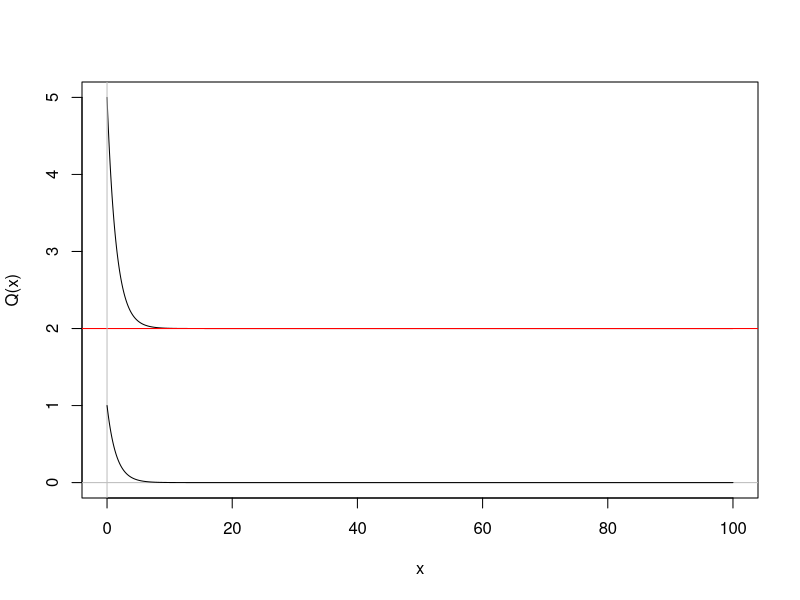

Here is the R script that generated this plot:
x <- seq(0,100,0.1)
Q <- function(x){3*(1/2)^x+2}
f <- function(x){(1/2)^x}
 
plot(x,Q(x),ylim = c(0,5), type='l')
abline(h=2,col = 'red')
abline(v=0,col = 'gray')
abline(h=0,col = 'grey')
points(x,f(x),type='l')


log(100)
exp(1)
log(100,10)
log(10)
